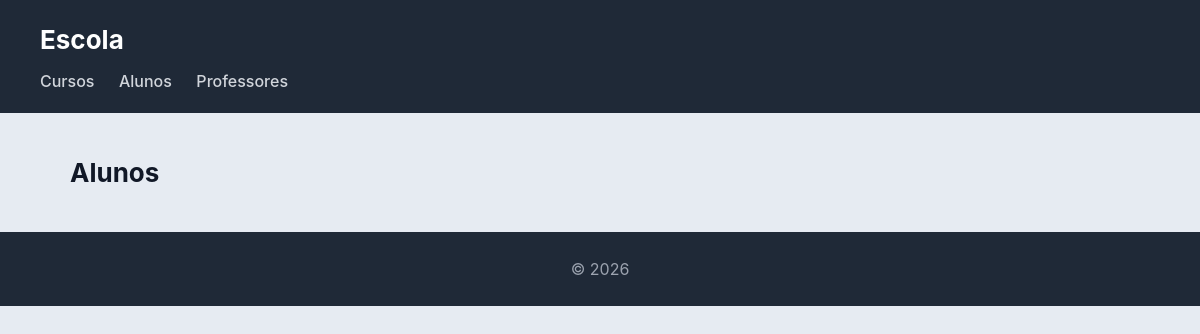
/escola/alunos/, run on an earlier commit of the app's database.
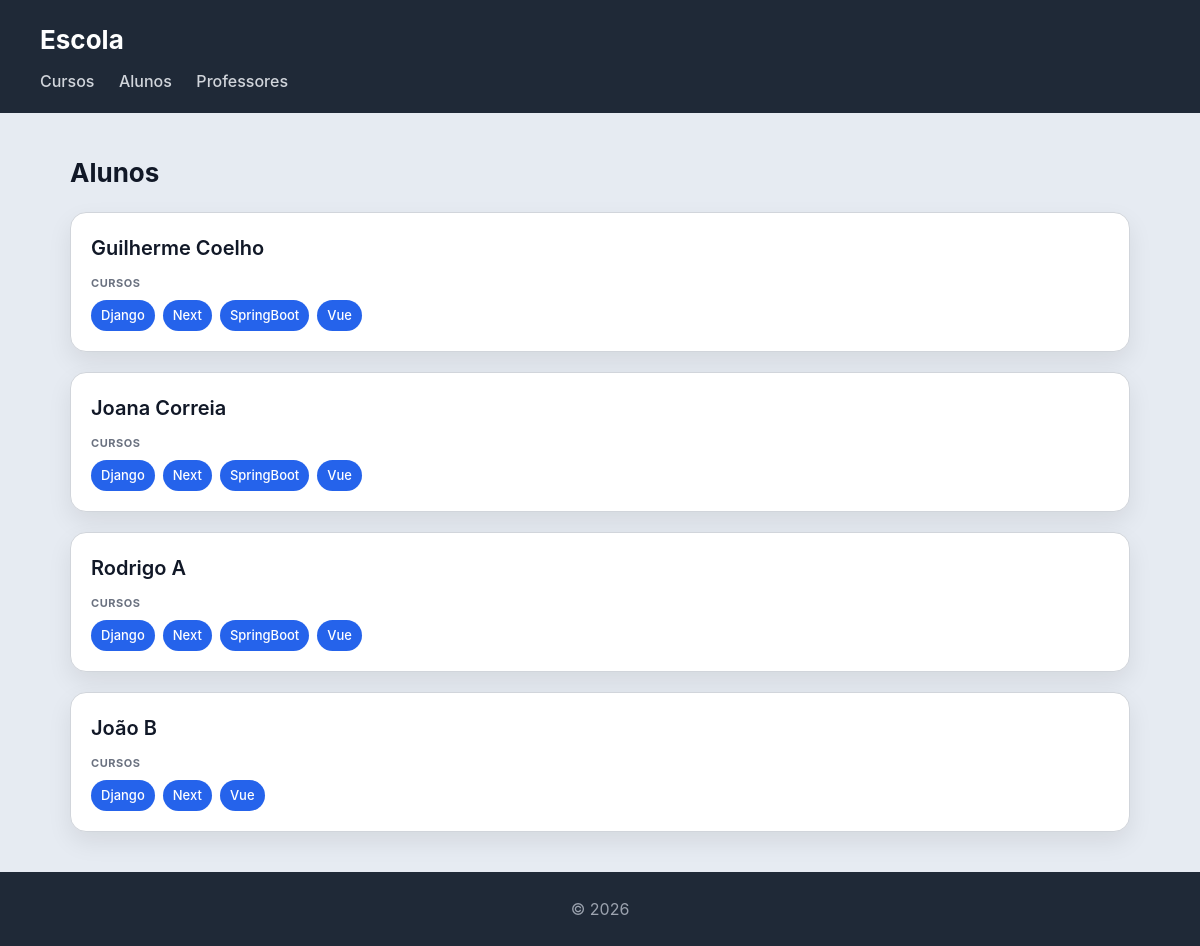
And on a later commit of the database.
### escola/models.py (models this page shows, shortened)
class Aluno(models.Model):
    nome = models.CharField(max_length=100)
    numero = models.CharField(max_length=20, unique=True)

class Curso(models.Model):
    nome = models.CharField(max_length=100)
    imagem = models.FileField(upload_to='cursos_escola/')
    professor = models.ForeignKey(Professor, on_delete=models.CASCADE, related_name='cursos')
    alunos = models.ManyToManyField(Aluno, related_name='cursos')

### escola/views.py (the view)
# urls.py: path('alunos/',views.alunos_view, name="alunos"),
def alunos_view(request):
    alunos=Aluno.objects.all()
    return render(request, 'escola/alunos.html', {'alunos': alunos})

### escola/templates/escola/alunos.html
 {% extends "escola/base.html" %}
{% block content %}
<h2>Alunos</h2>
<section>
    {% for aluno in alunos %}
    <article>
        <header>
            <h3>{{ aluno.nome }}</h3>
        </header>
        <section>
            <h4>Cursos</h4>
            <ul>
                {% for curso in aluno.cursos.all %}
                    <li>{{ curso.nome }}</li>
                {% empty %}
                    <li>Sem cursos inscritos</li>
                {% endfor %}
            </ul>
        </section>
    </article>
    {% endfor %}
</section>
{% endblock %}

What changed in the data, as far as the page shows it:
added Aluno: nome "Guilherme Coelho"
added Curso: nome "Django"
added Curso: nome "Next"
added Curso: nome "SpringBoot"
added Curso: nome "Vue"
added Aluno: nome "Joana Correia"
added Aluno: nome "Rodrigo A"
added Aluno: nome "João B"
